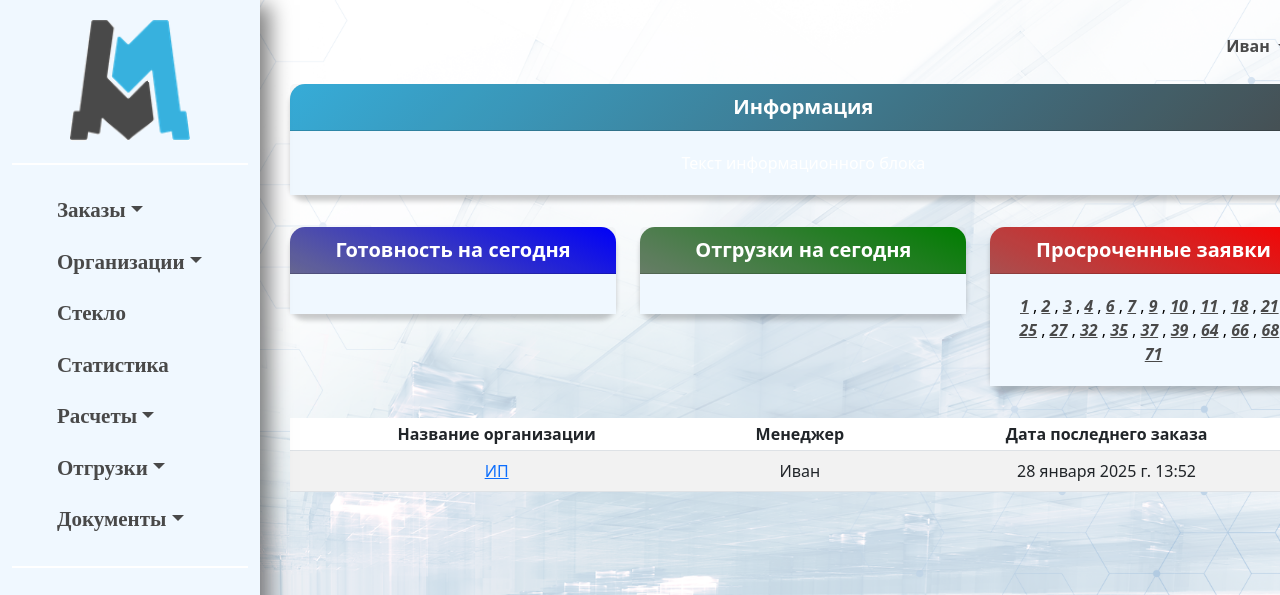
/erp_main/organizations/ (signed in), run on the app's committed database.
### erp_main/models.py (models this page shows, shortened)
class Organization(models.Model):
    FOOTING_CHOICES = (
        ('ustav', 'устава'),
        ('attorney', 'доверенности')
    )
    KIND_CHOICES = (
        ('ooo', 'ООО'),
        ('ao', 'АО'),
        ('zao', 'ЗАО'),
        ('ip', 'ИП'),
    )
    kind = models.CharField(max_length=100, blank=True, null=True, choices=KIND_CHOICES)
    phone_number = models.CharField(max_length=15, blank=True, null=True)
    name_fl = models.CharField(max_length=15, blank=True, null=True)
    user = models.ForeignKey(User, related_name='organizations', on_delete=models.CASCADE)
    ceo_footing = models.CharField(max_length=30, choices=FOOTING_CHOICES)
    name = models.CharField(max_length=100, blank=True, null=True)
    inn = models.CharField(max_length=15, blank=True, null=True)
    ogrn = models.CharField(max_length=15, blank=True, null=True)
    kpp = models.CharField(max_length=15, blank=True, null=True)
    r_s = models.CharField(max_length=25, blank=True, null=True)
    bank = models.CharField(max_length=300, blank=True, null=True)
    bik = models.CharField(max_length=10, blank=True, null=True)
    k_s = models.CharField(max_length=25, blank=True, null=True)
    address = models.CharField(max_length=150, blank=True, null=True)
    email = models.EmailField(blank=True, null=True)
    ceo_title = models.CharField(max_length=30, blank=True, null=True)
    ceo_name = models.CharField(max_length=150, blank=True, null=True)
    class Meta:
        verbose_name_plural = 'Организации'
    @property
    def last_order(self):
        return (
            Order.objects.filter(invoice__organization=self.id)
            .order_by('-created_at')
            .first().created_at if Order.objects.filter(invoice__organization=self.id).exists() else None
        )

class Order(models.Model):
    created_at = models.DateTimeField(auto_now_add=True)
    order_file = models.FileField(upload_to='uploads/')
    invoice = models.ForeignKey(Invoice, related_name='invoice', blank=True, null=True, on_delete=models.CASCADE)
    due_date = models.DateField(null=True, blank=True)
    comment = models.TextField(blank=True, null=True)
    def get_items_filtered(self):
        return self.items.exclude(p_status__in=['changed',])
    @property
    def status(self): # раскидываем позиции по статусам
        in_query = self.get_items_filtered().filter(p_status='in_query').aggregate(total=Sum('p_quantity'))['total'] or 0
        product = self.get_items_filtered().filter(p_status='product').aggregate(total=Sum('p_quantity'))['total'] or 0
        ready = self.get_items_filtered().filter(p_status='ready').aggregate(total=Sum('p_quantity'))['total'] or 0
        shipped = self.get_items_filtered().filter(p_status='shipped').aggregate(total=Sum('p_quantity'))['total'] or 0
        stopped = self.get_items_filtered().filter(p_status='stopped').aggregate(total=Sum('p_quantity'))['total'] or 0
        canceled = self.get_items_filtered().filter(p_status='canceled').aggregate(total=Sum('p_quantity'))['total'] or 0
        if in_query > 0 and product == 0 and ready == 0 and shipped == 0:
            return f'в очереди'
        elif in_query == 0 and product > 0 and ready == 0 and shipped == 0:
            return f'запущен'
        elif in_query == 0 and product == 0 and ready > 0 and shipped == 0:
            return f'готов'
        elif in_query == 0 and product == 0 and ready == 0 and shipped > 0:
            return f'отгружен'
        elif stopped > 0 and product == 0 and ready == 0 and shipped == 0:
            return f'остановлен'
        elif canceled > 0 and product == 0 and ready == 0 and shipped == 0:
            return f'отменен'
        else:
            return f'частично не готов' # дополнительная логика обработки заявок со смешанным статусом позиций

### erp_main/views.py (the view)
# urls.py: path('organizations/', OrganizationListView.as_view(), name='organization_list'),
class OrganizationListView(LoginRequiredMixin, ListView):
    model = Organization
    template_name = 'organization_list.html'
    context_object_name = 'organizations'
    def get_queryset(self):
        user = self.request.user
        if user.is_superuser:
            return Organization.objects.all()
        return Organization.objects.filter(user=user)

### erp_main/context_processors.py (called while the page is built)
def base_context(request):
    orders = Order.objects.all()
    date = datetime.date.today()
    today, overdue = {}, {}
    for order in orders:
        if order.due_date == date:
            order_url = reverse('order_detail', args=[order.pk])
            today[order.pk] = order_url
        if order.due_date is not None and order.due_date < date and order.status in ['в очереди', 'запущен']:
            order_url = reverse('order_detail', args=[order.pk])
            overdue[order.pk] = order_url
    return {'today': today, 'overdue': overdue}

### erp_main/templates/organization_list.html
{% extends 'base.html' %}
{% block content %}
    <table class="table table-striped table-hover">
        <thead class="thead-dark">
            <tr>
                <th  style="padding: 4px; text-align: center; vertical-align: middle;">Название организации</th>
                <th  style="padding: 4px; text-align: center; vertical-align: middle;">Менеджер</th>
                <th  style="padding: 4px; text-align: center; vertical-align: middle;">Дата последнего заказа</th>
            </tr>
        </thead>
        <tbody>
            {% for org in organizations %}
            <tr>
                <td style="padding: 8px; text-align: center; vertical-align: middle;">
                    <a href="{% url 'organization_detail' org.id %}">
                        {% if org.name %}
                            {{ org.name }}
                        {% else %}
                            {{ org.name_fl }} ({{ org.phone_number }})
                        {% endif %} </a>
                </td>
                <td style="padding: 4px; text-align: center; vertical-align: middle;">{{ org.user.first_name }} {{ org.user.last_name }}</td>
                <td style="padding: 4px; text-align: center; vertical-align: middle;">{{org.last_order}}</td>
            </tr>
            {% endfor %}
        </tbody>
    </table>
{% endblock %}

### templates/base.html (shortened to what this page needs)
{% load static %}
<!DOCTYPE html>
<html lang="ru">
<head>
    <link href="https://cdn.jsdelivr.net/npm/bootstrap@5.3.0-alpha1/dist/css/bootstrap.min.css" rel="stylesheet">
</head>
<body>
<div class="container-fluid">
    <div class="row">
        <nav class="sidebar" id="sidebar">
            <div style="text-align: center;">
                <a href="{% url 'index' %}">
                    <img src="{% static 'erp_main/images/logo.png' %}" style="width: 120px; height: auto;" alt="Главная" id="logo">
                </a>
            </div>
            <div class="gradient-line"></div>
            <div class="sidebar-sticky">
                <ul class="nav flex-column text-left">
                    <li class="nav-item dropdown">
                        <a class="nav-link dropdown-toggle" href="#" role="button" data-bs-toggle="dropdown" aria-expanded="false">Заказы</a>
                    </li>
                    <li class="nav-item dropdown">
                        <a class="nav-link dropdown-toggle" href="#" role="button" data-bs-toggle="dropdown" aria-expanded="false">Организации</a>
                    </li>
                    <li class="nav-item">
                        <a class="nav-link" href="#">Стекло</a>
                    </li>
                    <li class="nav-item">
                        <a class="nav-link" href="#">Статистика</a>
                    </li>
                    <li class="nav-item dropdown">
                        <a class="nav-link dropdown-toggle" href="#" role="button" data-bs-toggle="dropdown" aria-expanded="false">Расчеты</a>
                    </li>
                    <li class="nav-item dropdown">
                        <a class="nav-link dropdown-toggle" href="#" role="button" data-bs-toggle="dropdown" aria-expanded="false">Отгрузки</a>
                    </li>
                    <li class="nav-item dropdown">
                        <a class="nav-link dropdown-toggle" href="#" role="button" data-bs-toggle="dropdown" aria-expanded="false">Документы</a>
                    </li>
                </ul>
            </div>
            <div class="gradient-line"></div>
        </nav>
        <main role="main" class="col-md-10 main-content">
            <div class="row my-1">
                <div class="col-md-12">
                    <div class="row mb-0">
                        <div class="col-md-10 text-center">
                        </div>
                        <div class="col-md-2 text-center" style="background: none;">
                            <div class="alert alert-info" role="alert">
                                {% if user.is_authenticated %}
                                    <li class="nav-item dropdown">
                                        <a class="nav-link dropdown-toggle" href="#" role="button" data-bs-toggle="dropdown" aria-expanded="false">{{ user.first_name }} {{ user.last_name }}</a>
                                    </li>
                                {% endif %}
                            </div>
                        </div>
                    </div>
                    <div class="card mb-3 text-white" id="first-block">
                        <div class="card-header">Информация</div>
                        <div class="card-body">
                            <p class="card-text">Текст информационного блока</p>
                        </div>
                    </div>
                </div>
            </div>
                    <div class="row my-3">
                       <div class="col-md-4">
                    <div class="card text-white bg-primary mb-3" id="readiness">
                        <div class="card-header">Готовность на сегодня</div>
                        <div class="card-body">
                        </div>
                    </div>
                </div>
                        <div class="col-md-4">
                    <div class="card text-white bg-success mb-3" id="shipment">
                        <div class="card-header">Отгрузки на сегодня</div>
                        <div class="card-body">
                        </div>
                    </div>
                </div>
                <div class="col-md-4">
                    <div class="card text-white bg-danger mb-3" id="delay">
                        <div class="card-header">Просроченные заявки</div>
                        <div class="card-body text-black">
                            <p class="card-text">
                                {% for num, link in overdue.items %}
                                    <a href="{{ link }}" style="color: #494949;"><i><strong>{{ num }}</strong></i></a>
                                    {% if forloop.last != True%},{% endif %}
                                {% endfor %}
                            </p>
                        </div>
                    </div>
                </div>
            </div>
        {% block content %}
        {% endblock %}
        </main>
    </div>
</div>
</body>
</html>

### data on the page
Organization: name "ИП", user.first_name "Иван", last_order "28 января 2025 г. 13:52"

### other printed values
{{ user.first_name }} "Иван"
{{ num }} "1" "2" "3" "4" "6" "7" "9" "10" "11" "18" "21" "25" "27" "32" "35" "37" "39" "64" "66" "68" "71"
